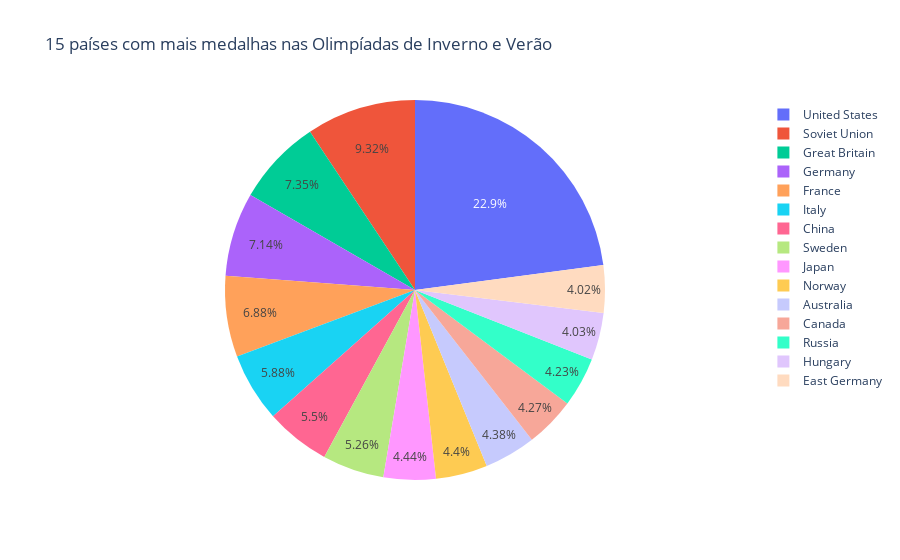

Here is the notebook cell this chart was saved with:
### Markdown cell above
##Gráfico 01: 15 países com mais medalhas nas Olimpíadas de Inverno e Verão

Demonstrar os países com mais medalhas nas olimpíadas e a proporção das suas vitórias.

### Code cell
import pandas 
import plotly.express as px

data = pandas.read_csv ('https://raw.githubusercontent.com/leticia-oliveira/Exercicios-de-APC-UnB/main/dashboard/datasets/medalhaspaises.csv')
df = pandas.DataFrame(data)
dados = df.values.tolist()#enumera as células como lista


print(dados[1])
paises = []
valores = []
estrutura = [] 

for coluna in dados:
  pais_valor = []   #lista que armazena o pais e o valor da repetição da coluna
  pais_valor.append(coluna[0]) #coluna de paises
  pais_valor.append(coluna[-2]) #coluna de valores totais
  estrutura.append(pais_valor)

                                 #lista de lista para armazenar pais e valor de todas iteraçoes 
                               #para ordenar baseado no parametro valor mantendo a conexão com o n
def seleciona_valor(indice_estrutura): #buscando os valores de medalha relacionado a um pais
  return indice_estrutura[1]           #e retorna o valor de medalhas como um criterio de ordenaçao

estrutura.sort(reverse=True,key=seleciona_valor) #ordenando de forma decrescente atraves do atributo valor_total da lista

for i in range(15):   #15 paises e 1 se5 valores
  paises.append(estrutura[i][0]) #agrupando todos os paises
  valores.append(estrutura[i][1]) #agrupando todos os valores de medalha
print(estrutura)
fig = px.pie(df, values=valores, names=paises, title = "15 países com mais medalhas nas Olimpíadas de Inverno e Verão")
fig.show()

### Figure 1 — Plotly figure (JSON) as saved in the notebook; plotly's stock layout.template omitted (floating-point values rounded to 4 significant figures)
{"data": [{"domain": {"x": [0, 1], "y": [0, 1]}, "hovertemplate": "label=%{label}<br>value=%{value}<extra></extra>", "labels": ["United States", "Soviet Union", "Great Britain", "Germany", "France", "Italy", "China", "Sweden", "Japan", "Norway", "Australia", "Canada", "Russia", "Hungary", "East Germany"], "legendgroup": "", "name": "", "showlegend": true, "type": "pie", "values": [2959, 1204, 950, 922, 889, 759, 711, 679, 573, 568, 566, 551, 546, 521, 519]}], "layout": {"legend": {"tracegroupgap": 0}, "title": {"text": "15 países com mais medalhas nas Olimpíadas de Inverno e Verão"}}}
